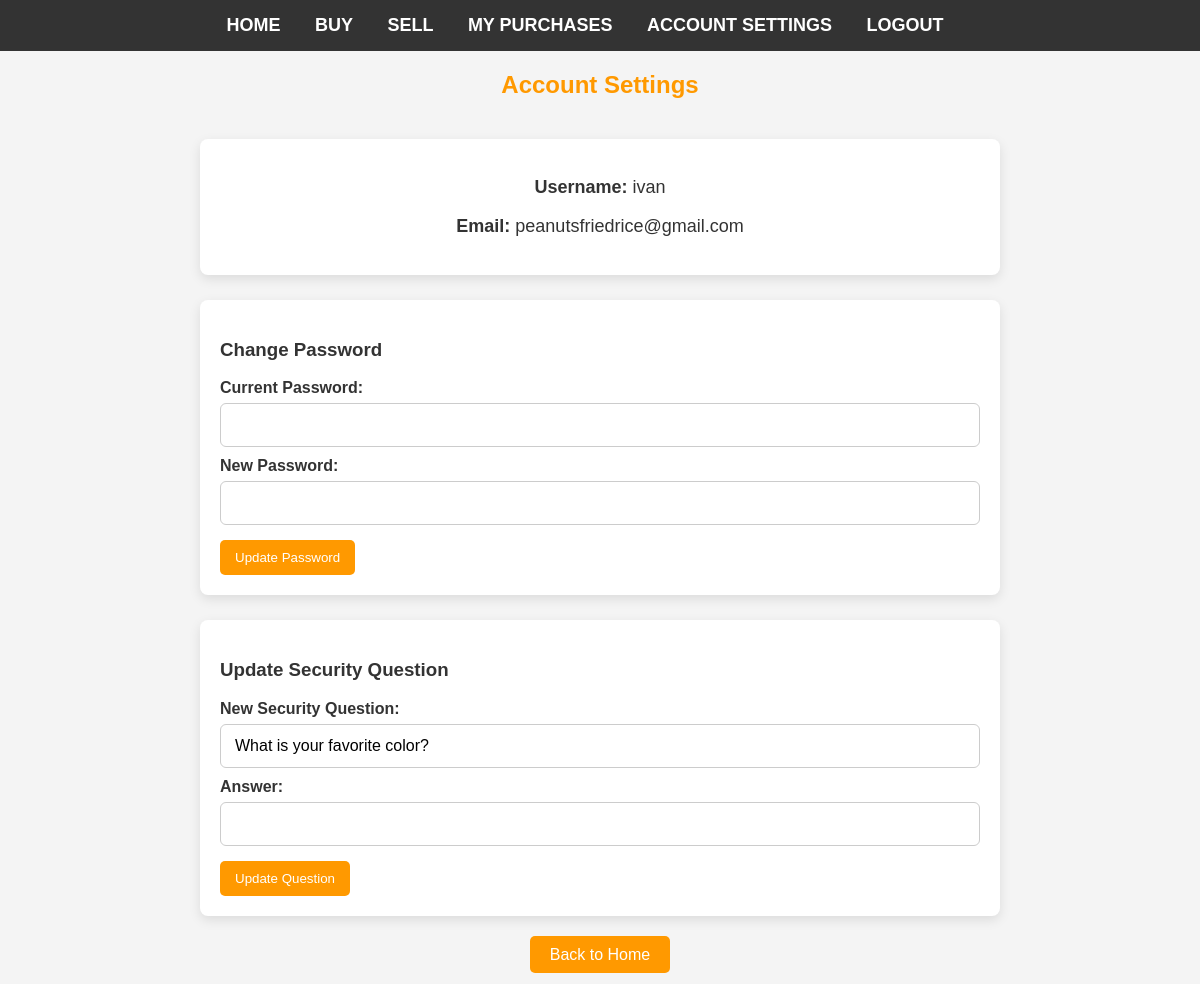
The app's page /account_settings.php (signed in) with its own data.
### tables this page shows
CREATE TABLE `users` (
  `id` int(11) NOT NULL,
  `username` varchar(50) DEFAULT NULL,
  `email` varchar(100) DEFAULT NULL,
  `password` varchar(255) DEFAULT NULL,
  `reset_token` varchar(255) DEFAULT NULL,
  `is_admin` tinyint(1) DEFAULT 0,
  `reset_requested` tinyint(1) DEFAULT 0,
  `security_question` varchar(255) DEFAULT NULL,
  `security_answer` varchar(255) DEFAULT NULL,
  `failed_attempts` int(11) DEFAULT 0,
  `locked_until` datetime DEFAULT NULL
);

### account_settings.php (the view, shortened to what this page needs)
<?php
include 'backend/init.php';
$user_id = $_SESSION['user_id'];
$stmt = $conn->prepare("SELECT username, email, security_question FROM users WHERE id = ?");
$stmt->bind_param("i", $user_id);
$stmt->execute();
$stmt->bind_result($username, $email, $security_question);
?>
<!DOCTYPE html>
<html lang="en">
<head>
</head>
<body>
<nav>
    <ul>
        <li><a href="home.php">Home</a></li>
        <li><a href="buy.php">Buy</a></li>
        <li><a href="sell.php">Sell</a></li>
        <li><a href="my_purchases.php">My Purchases</a></li>
        <li><a href="account_settings.php">Account Settings</a></li>
        <li><a href="logout.php">Logout</a></li>
    </ul>
</nav>
<h2>Account Settings</h2>
<div class="settings-container">
    <div class="info-box">
        <p><strong>Username:</strong> <?php echo htmlspecialchars($username); ?></p>
        <p><strong>Email:</strong> <?php echo htmlspecialchars($email); ?></p>
    </div>
    <div class="form-box">
        <form method="POST">
            <h3>Change Password</h3>
            <label for="current_password">Current Password:</label>
            <input type="password" name="current_password" required>
            <label for="new_password">New Password:</label>
            <input type="password" name="new_password" required>
            <button type="submit">Update Password</button>
        </form>
    </div>
    <div class="form-box">
        <form method="POST">
            <h3>Update Security Question</h3>
            <label for="new_question">New Security Question:</label>
            <input type="text" name="new_question" value="<?php echo htmlspecialchars($security_question); ?>" required>
            <label for="new_answer">Answer:</label>
            <input type="text" name="new_answer" required>
            <button type="submit">Update Question</button>
        </form>
    </div>
    <div class="back-button">
        <a href="home.php">Back to Home</a>
    </div>
</div>
</body>
</html>

### account_settings.php (style rules this page uses)
body { font-family: Arial, sans-serif; background-color: #f4f4f4; color: #333; margin: 0; padding: 0; }
nav { background-color: #333; padding: 15px 0; margin-bottom: 20px; }
nav ul { list-style: none; text-align: center; margin: 0; padding: 0; }
nav ul li { display: inline; margin-right: 30px; }
nav ul li a { color: white; text-decoration: none; font-weight: bold; font-size: 18px; text-transform: uppercase; }
h2 { text-align: center; color: #ff9900; margin-top: 20px; }
.settings-container { max-width: 800px; margin: 0 auto; padding: 20px; }
.info-box, .form-box { background-color: #fff; padding: 20px; border-radius: 8px; margin-bottom: 25px; box-shadow: 0 4px 12px rgba(0, 0, 0, 0.1); }
.info-box p { text-align: center; font-size: 18px; }
label { display: block; margin-top: 10px; font-weight: bold; }
input[type="text"], input[type="password"], input[type="email"] { width: 100%; padding: 12px 14px; margin-top: 6px; border: 1px solid #ccc; border-radius: 6px; font-size: 16px; transition: border 0.2s ease-in-out, box-shadow 0.2s; box-sizing: border-box; }
button { margin-top: 15px; padding: 10px 15px; background-color: #ff9900; color: white; border: none; border-radius: 5px; cursor: pointer; }
.back-button { text-align: center; margin-top: 30px; }
.back-button a { background-color: #ff9900; color: white; padding: 10px 20px; text-decoration: none; border-radius: 5px; font-size: 16px; }

### records on screen
users: username "ivan", email "peanutsfriedrice@gmail.com", new_question "What is your favorite color?"
